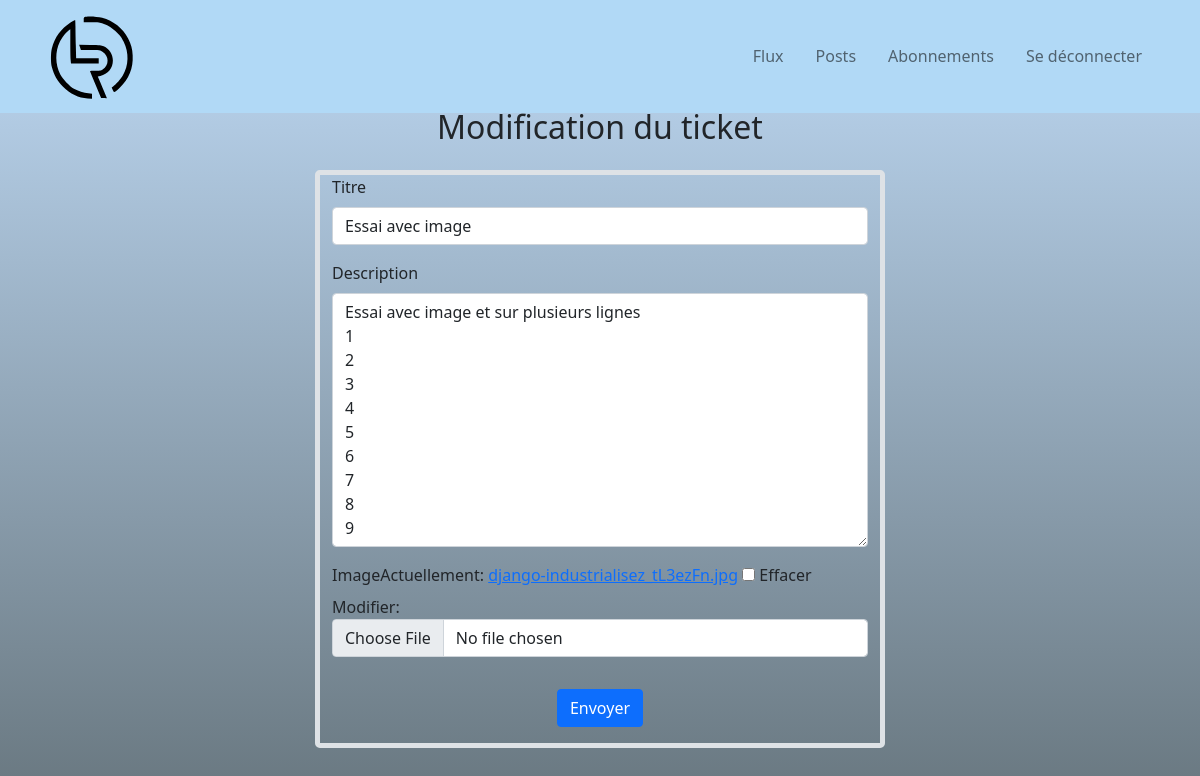
The page /ticket/update/17/ (signed in) on the database as committed earlier.
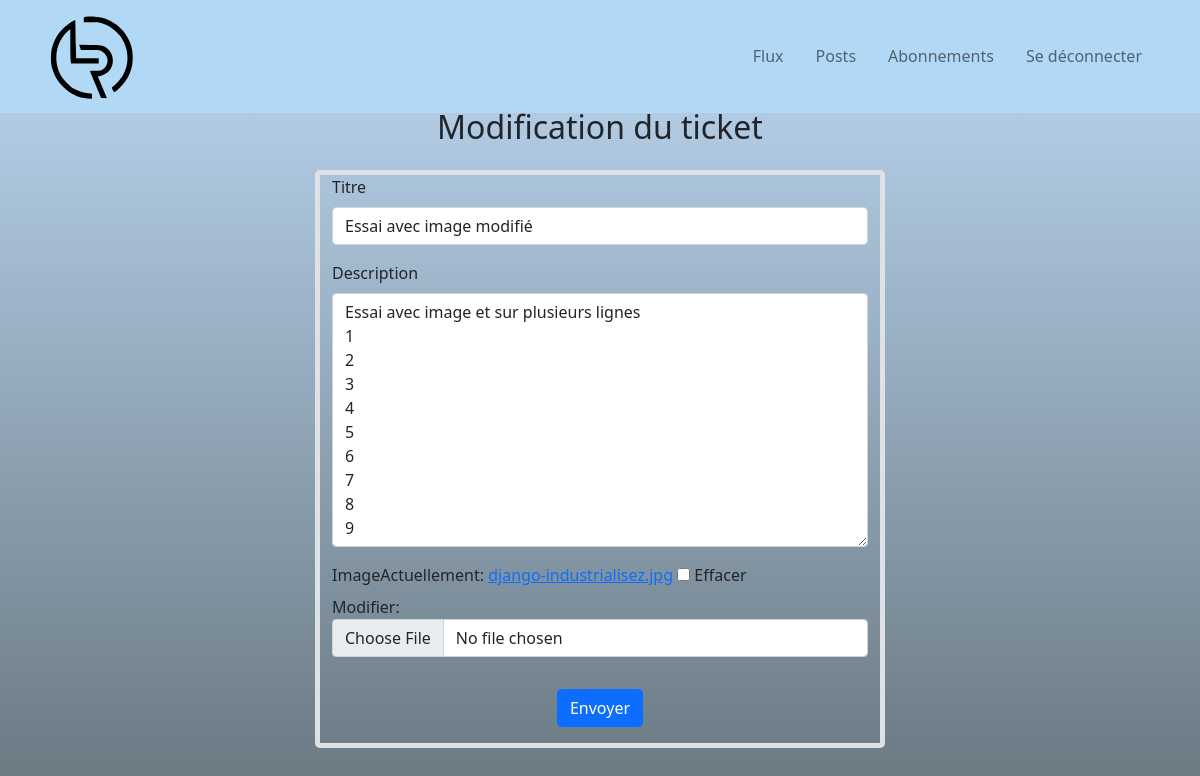
The same page on the database as committed later.
### ticket/models.py (models this page shows, shortened)
class Ticket(models.Model):
    title = models.CharField(max_length=128, verbose_name="Titre")
    description = models.TextField(max_length=2048, blank=True)
    user = models.ForeignKey(to=settings.AUTH_USER_MODEL, on_delete=models.CASCADE)
    image = models.ImageField(null=True, blank=True)
    time_created = models.DateTimeField(auto_now_add=True)
    IMAGE_MAX_SIZE = (300, 300)

### ticket/views.py (the view)
# urls.py: path("ticket/update/<int:ticket_id>/", ticket.views.update_ticket, name="update-ticket")
@login_required
def update_ticket(request, ticket_id):
    ticket = get_object_or_404(Ticket, id=ticket_id)
    form = TicketForm(instance=ticket )
    if request.method == 'POST':
        form = TicketForm(request.POST, request.FILES, instance=ticket)
        if form.is_valid():
            form.save()
            return redirect('posts')
    context = {"form": form, }
    return render(request, "ticket/update-ticket.html", context=context)

### ticket/forms.py
class TicketForm(forms.ModelForm):
    class Meta:
        model = Ticket
        fields = ['title', 'description', 'image', ]

### ticket/templates/ticket/update-ticket.html (shortened to what this page needs)
{% extends 'base.html' %}
{% load django_bootstrap5 %}
{% block content %}
    <div class="container">
        <div class="row text-center mt-5">
            <h2>Modification du ticket</h2>
        </div>
        <div class="row">
            <div class="col-xs-12 col-md-3"></div>
            <div class="col-xs-12 col-md-6 mt-3 border border-5 rounded-3">
                <form  method="post" enctype="multipart/form-data">
                    {% bootstrap_form form %}
                    <div class="row">
                        <div class="col text-center">
                            {% bootstrap_button "Envoyer" button_type="submit" button_class="btn-primary mt-3 mb-3" %}
                        </div>
                    </div>
                </form>
            </div>
        </div>
    </div>
{% endblock %}

Rows that differ between the two databases and show on the page:
changed Ticket "Essai avec image et sur plusieurs lignes 1 2 3 4 5 6 7 8 9": title "Essai avec image" → "Essai avec image modifié"
Other text that changed with them:
text no longer shown: "Titre Description Image Actuellement: django-industrialisez_tL3ezFn.jpg Effacer Modifier:"
text now shown: "Titre Description Image Actuellement: django-industrialisez.jpg Effacer Modifier:"
